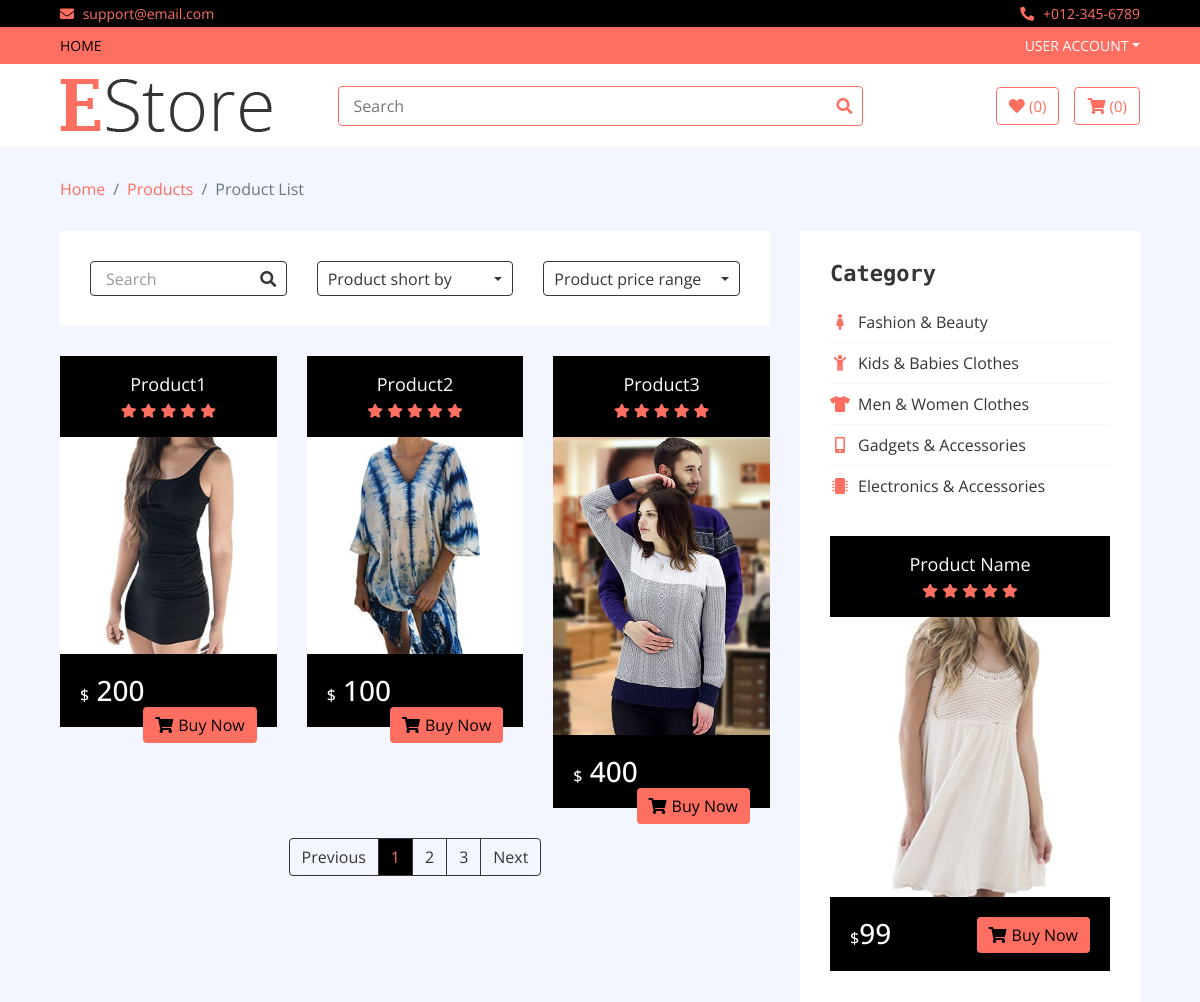
The page /category/Fashion (upper part) on the database as committed earlier.
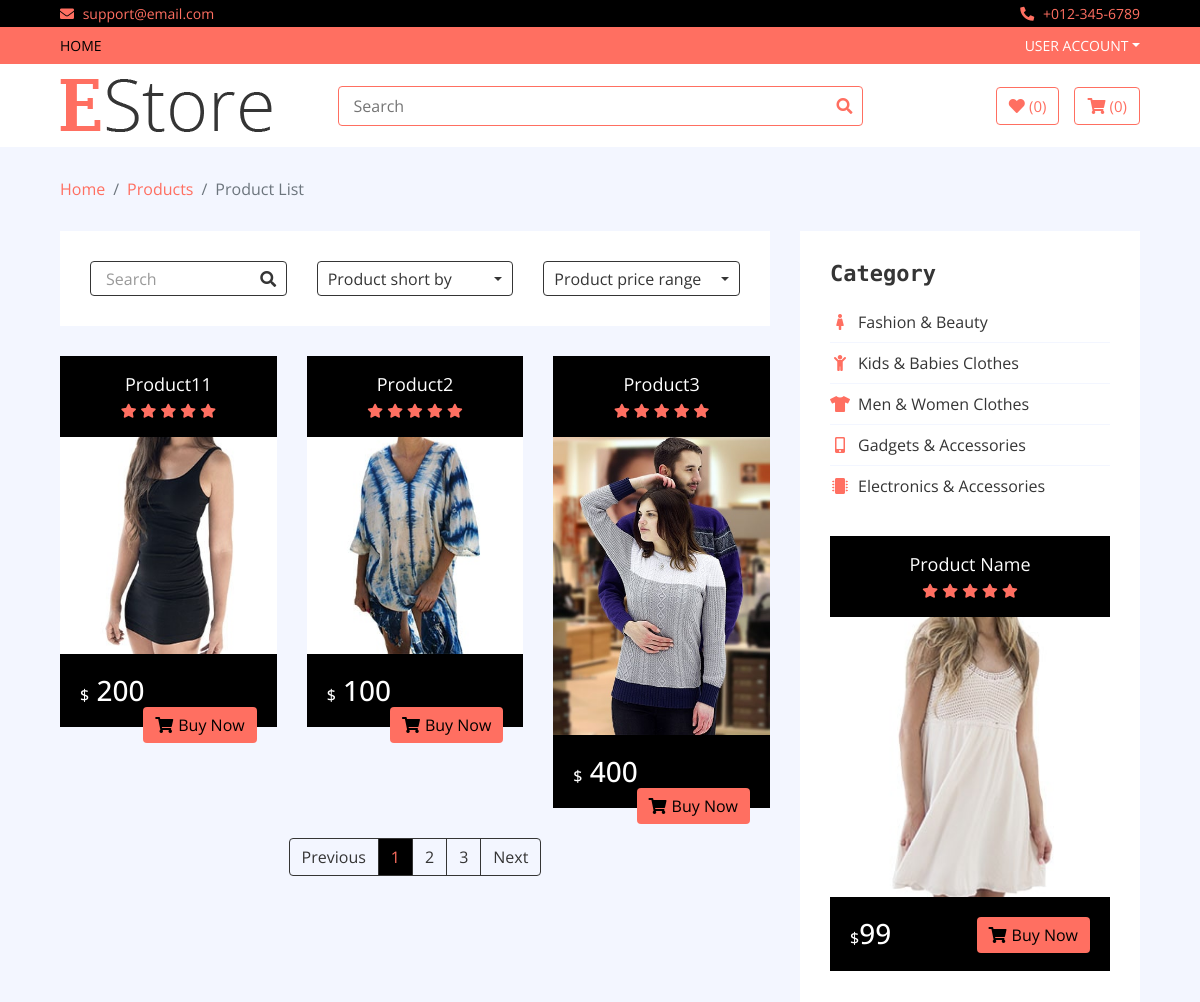
The same page on the database as committed later.
### home/models.py (models this page shows, shortened)
class Product(models.Model):
    name = models.CharField(max_length=300)
    slug = models.CharField(max_length=500,unique=True)
    image = models.ImageField(upload_to='media')
    price = models.IntegerField()
    discounted_price = models.IntegerField(default=0)
    description = models.TextField(blank=True)
    specification = models.TextField(blank = True)
    category =models.ForeignKey(Category,on_delete=models.CASCADE)
    subcategory = models.ForeignKey(SubCategory, on_delete=models.CASCADE)
    brand = models.ForeignKey(Brand, on_delete=models.CASCADE)
    labels = models.CharField(choices=LABELS,max_length=50)
    stock = models.CharField(choices=STOCK,max_length=50)

### home/views.py (the view)
# urls.py: path('category/<slug>', CategoryView.as_view(), name='category'),
class CategoryView(BaseView):
    def get(self,request,slug):
        self.views
        ids = Category.objects.get(slug = slug).id
        self.views['catproducts'] = Product.objects.filter(category_id = ids)
        return render(request, 'category.html', self.views)

### templates/category.html (shortened to what the changed rows need)
{% extends 'base.html' %}
{% load static %}
{% block content %}
        <div class="product-view">
            <div class="container-fluid">
                <div class="row">
                    <div class="col-lg-8">
                        <div class="row">
                            {% for cat in catproducts %}
                            <div class="col-md-4">
                                <div class="product-item">
                                    <div class="product-title">
                                        <a href="#">{{cat.name}}</a>
                                        <div class="ratting">
                                            <i class="fa fa-star"></i>
                                            <i class="fa fa-star"></i>
                                            <i class="fa fa-star"></i>
                                            <i class="fa fa-star"></i>
                                            <i class="fa fa-star"></i>
                                        </div>
                                    </div>
                                    <div class="product-image">
                                        <a href="product-detail.html">
                                            <img src="{{cat.image.url}}" alt="Product Image">
                                        </a>
                                    </div>
                                    <div class="product-price">
                                        <h3><span>$</span>{% if cat.discounted_price > 0 %}
                                {{cat.discounted_price}}
                                {% else %}
                                {{cat.price}}
                                {% endif %}</h3>
                                        <a class="btn" href=""><i class="fa fa-shopping-cart"></i>Buy Now</a>
                                    </div>
                                </div>
                            </div>
                            {% endfor %}
                        </div>
                    </div>
                    <div class="col-lg-4 sidebar">
                        <div class="sidebar-widget category">
                            <h2 class="title">Category</h2>
                        </div>
                    </div>
                </div>
            </div>
        </div>
{% endblock %}

Rows that differ between the two databases and show on the page:
changed Product: name "Product1" → "Product11"
